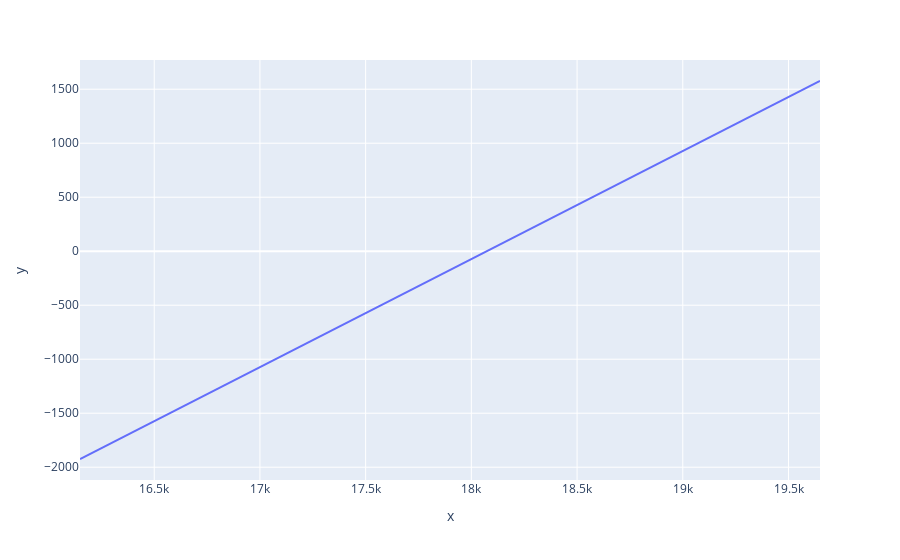

The code cell stored with this chart in its notebook:
### Code cell
px.line(y=profit_loss_array, x=index_ranges)

### Figure 1 — Plotly figure (JSON) as saved in the notebook; plotly's stock layout.template omitted (floating-point values rounded to 4 significant figures)
{"data": [{"hovertemplate": "x=%{x}<br>y=%{y}<extra></extra>", "legendgroup": "", "line": {"color": "#636efa", "dash": "solid"}, "marker": {"symbol": "circle"}, "mode": "lines", "name": "", "orientation": "v", "showlegend": false, "type": "scatter", "x": [16149, 16249, 16349, 16449, 16549, 16649, 16749, 16849, 16949, 17049, 17149, 17249, 17349, 17449, 17549, 17649, 17749, 17849, 17949, 18049, 18149, 18249, 18349, 18449, 18549, 18649, 18749, 18849, 18949, 19049, 19149, 19249, 19349, 19449, 19549, 19649], "xaxis": "x", "y": [-1924.0, -1824.0, -1724.0, -1624.0, -1524.0, -1424.0, -1324.0, -1224.0, -1124.0, -1024.0, -923.9, -823.9, -723.9, -623.9, -523.9, -423.9, -323.9, -223.9, -123.9, -23.9, 76.1, 176.1, 276.1, 376.1, 476.1, 576.1, 676.1, 776.1, 876.1, 976.1, 1076.0, 1176.0, 1276.0, 1376.0, 1476.0, 1576.0], "yaxis": "y"}], "layout": {"legend": {"tracegroupgap": 0}, "margin": {"t": 60}, "xaxis": {"anchor": "y", "domain": [0, 1], "title": {"text": "x"}}, "yaxis": {"anchor": "x", "domain": [0, 1], "title": {"text": "y"}}}}
